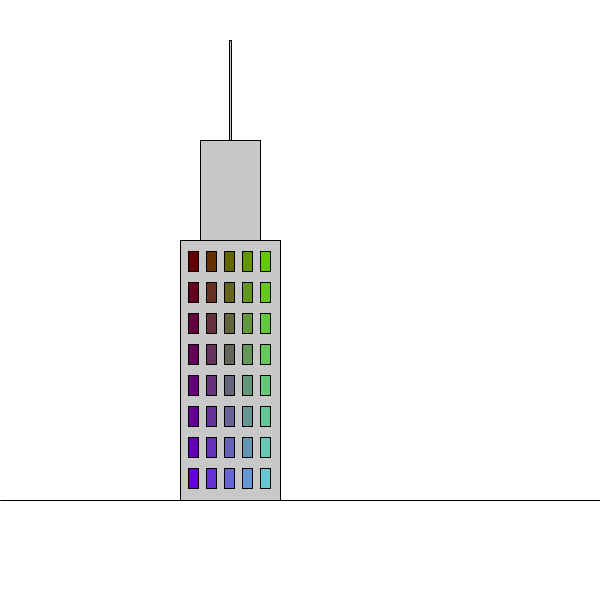
Frame 1 (no input)
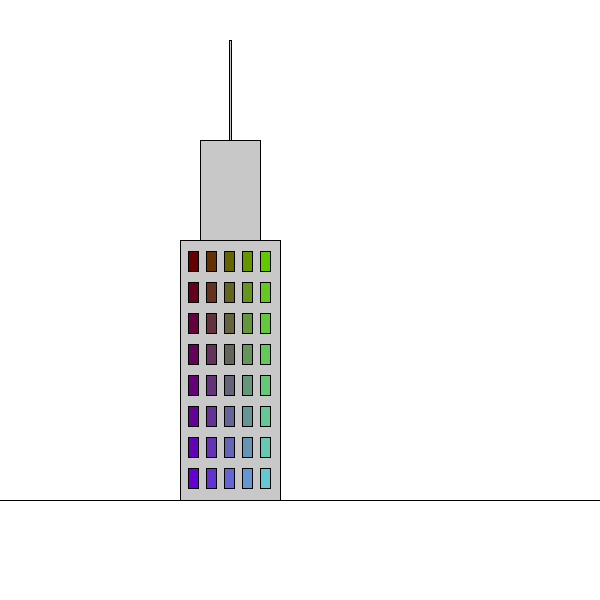
Frame 60 (the mouse pressed at the canvas centre just before this capture)
Frame 120 (the mouse held since frame 60 and released just before this capture): identical to frame 60, image omitted

The Processing sketch that drew these frames (run headless with seeded random() and noise(); from frame 60 on, the mouse is pressed at the canvas centre):

// Processing sketch: PalacKultury
// ── PalacKultury.pde
void setup(){
  size(600, 600); 
  background(255);
}

void draw(){
  noFill();

  // wypelnij kolorem caly budynek
  fill(200,200,200);
  
  // rysuj czarna kreska
  stroke(0);
  
  // rysuj palac kultury w skali 1:500 (500 milimetrow w rzeczywistosci to 1 milimetr lub piksel na ekranie)
  rect(229,40,2,100); // 50m antena
  rect(200,140,60,100); //50m nadbudowka
  rect(180,240,100,260); // 130mx50m budynek z oknami
  line(0,500,600,500); // chodnik
  
  // rysuj okna
  for(int c = 0; c < 5; c+=1){
    // pozycja okna, kolumna - c 
    int x = (180+8) + (10+8) * c;

    for(int w = 0; w < 8; w+=1){
       // pozycja okna wiersz - w
       int y = (240+11) + (20+11) * w;
       
       // rysuj okno w pozycji x,y kolorem zaleznym od pozycji
       fill(100,c*50,w*30);
       rect(x,y,10,20);
    }
  }
  
}
